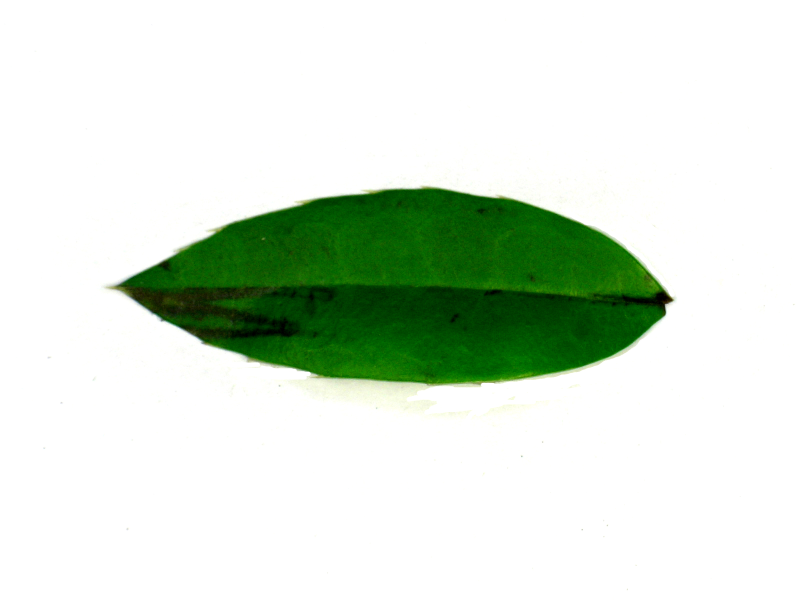
#> input picture leaves_data/10_Berberis_anhweiensis/1563.jpg, 1600 x 1200 px (shown at 1/2 size)
$ python -i preprocess.py   (imports and definitions only)
#> lines starting #> are read from the running program, lines starting #| are printed output that depends on the picture; after the words box and inside, x2 and y2 are one past the last pixel; in counts of white or black regions, pixels touching at a corner belong together
import cv2
import numpy as np

def preprocess_leaf_image(image_path, target_size=512):
#> called with target_size = 512
    img = cv2.imread(image_path)
#> img is the input picture: shape (1200, 1600, 3); mean B, G, R 213.4, 227.1, 215
    if img is None:
        return None

    # 1. Tách nền bằng Otsu (Tự động tìm ngưỡng)
    gray = cv2.cvtColor(img, cv2.COLOR_BGR2GRAY)
    blur = cv2.GaussianBlur(gray, (5, 5), 0)
    _, mask = cv2.threshold(blur, 0, 255, cv2.THRESH_BINARY_INV + cv2.THRESH_OTSU)
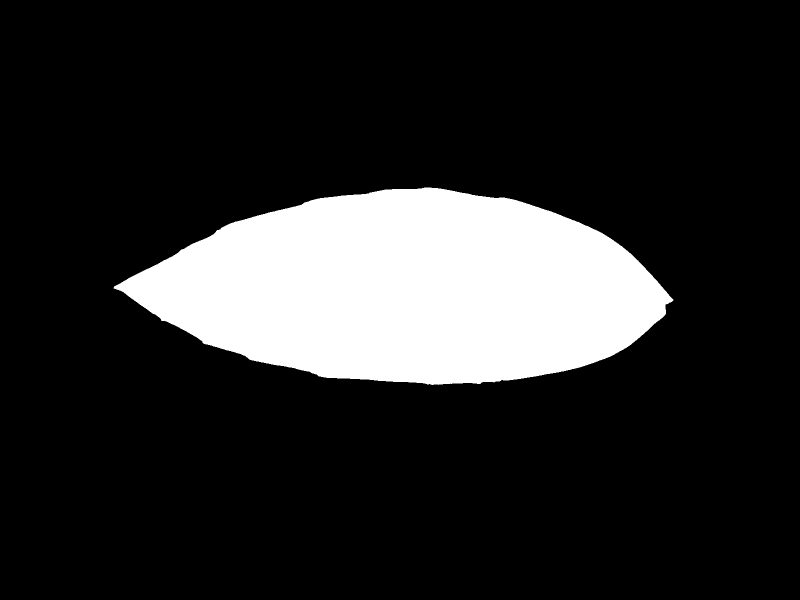
#> mask: shape (1200, 1600) (shown at 1/2 size); 16.1% white; 1 white region

    # 2. Tìm Contour lớn nhất
    contours, _ = cv2.findContours(mask, cv2.RETR_EXTERNAL, cv2.CHAIN_APPROX_SIMPLE)
#> contours = 1 contour; box (x1, y1, x2, y2) and area: (227, 375, 1347, 770) 307700
    if not contours:
        return None
    cnt = max(contours, key=cv2.contourArea)
#> cnt = contour of 1047 points, box (x1, y1, x2, y2) (227, 375, 1347, 770), area 307700

    # 3. Tính góc xoay dựa trên Moments (Trục chính của lá)
    M = cv2.moments(cnt)
#> M = moments, m00 307700, centre m10/m00, m01/m00 = (816.3, 578.1)
    # Tính góc phi (góc của trục chính)
    angle = 0.5 * np.arctan2(2 * M['mu11'], M['mu20'] - M['mu02'])
#> angle = 0.0203
    angle = np.degrees(angle) + 90  # Xoay để lá đứng dọc
#> angle = 91.16

    # 4. Thực hiện xoay ảnh (Dùng nền đen để không nhiễu GLCM)
    (h, w) = img.shape[:2]
#> h = 1200; w = 1600
    center = (M['m10'] / M['m00'], M['m01'] / M['m00'])
#> center = (816.3, 578.1)
    rot_mat = cv2.getRotationMatrix2D(center, angle, 1.0)
#> rot_mat = [[-0.0203, 1, 254.9], [-1, -0.0203, 1406.1]]
    rotated = cv2.warpAffine(img, rot_mat, (w, h), flags=cv2.INTER_LANCZOS4, borderMode=cv2.BORDER_CONSTANT, borderValue=(0,0,0))
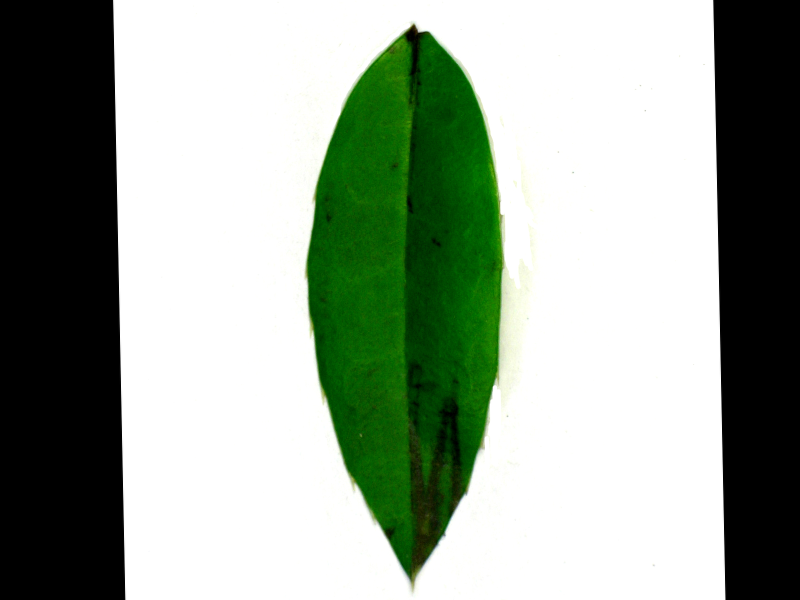
#> rotated: shape (1200, 1600, 3) (shown at 1/2 size); mean B, G, R 149.7, 163.4, 151.3

    # 5. Đảm bảo chóp lá hướng lên trên (Flip nếu cần)
    # Tách mask của ảnh đã xoay để kiểm tra trọng tâm
    gray_rot = cv2.cvtColor(rotated, cv2.COLOR_BGR2GRAY)
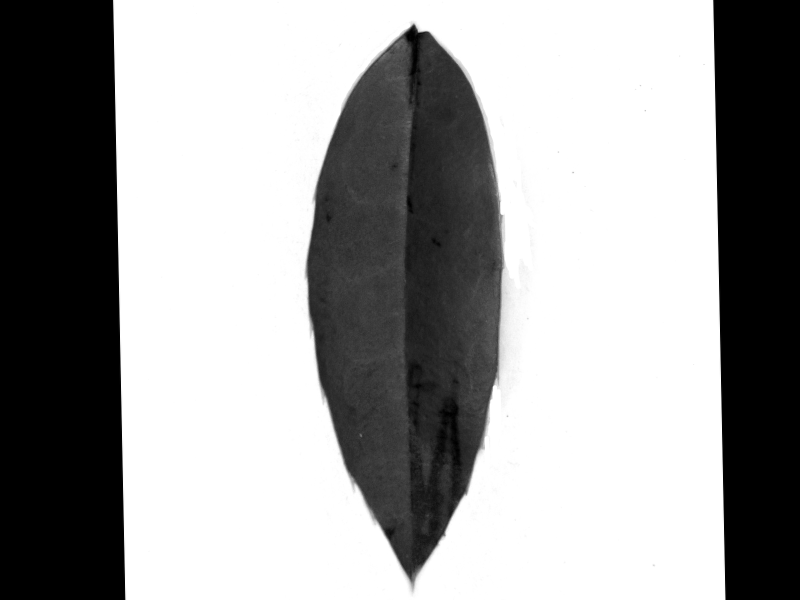
#> gray_rot: shape (1200, 1600) (shown at 1/2 size); min 0, max 255, mean 158.2
    _, mask_rot = cv2.threshold(gray_rot, 1, 255, cv2.THRESH_BINARY)
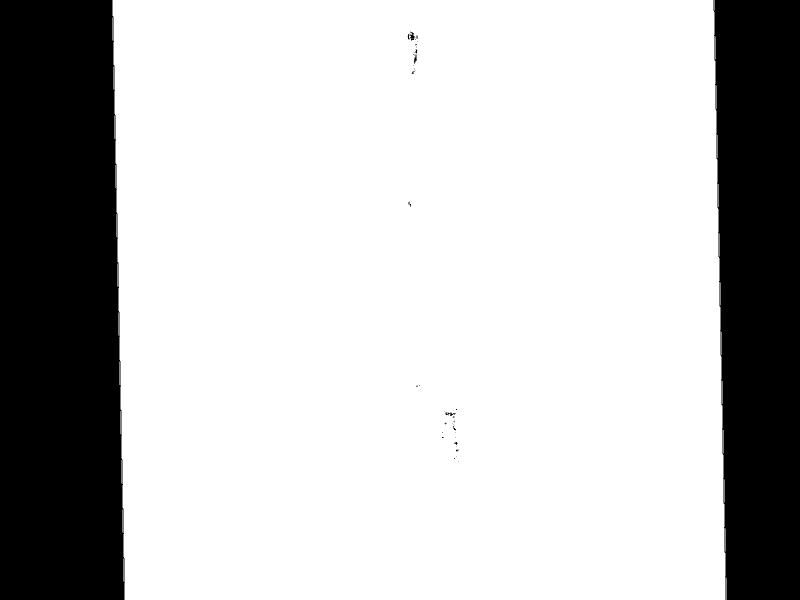
#> mask_rot: shape (1200, 1600) (shown at 1/2 size); 75.2% white; 45 black regions (35 under 20 px), largest, box (x1, y1, x2, y2) and area: (0, 0, 250, 1200) 284497, (1427, 0, 1600, 1200) 191792, (820, 63, 831, 81) 94

    # Cắt đôi mask theo chiều ngang và đếm pixel
    h_rot, w_rot = mask_rot.shape
#> h_rot = 1200; w_rot = 1600
    top_half = mask_rot[0:h_rot//2, :]
#> top_half: shape (600, 1600); 75.2% white; 22 black regions (15 under 20 px), largest, box (x1, y1, x2, y2) and area: (0, 0, 238, 600) 138592, (1427, 0, 1600, 600) 99553, (820, 63, 831, 81) 94
    bottom_half = mask_rot[h_rot//2:, :]
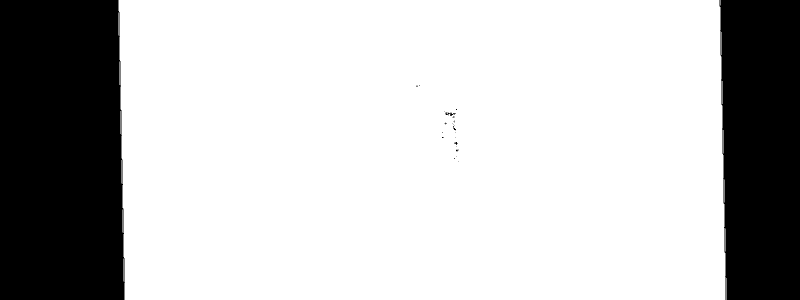
#> bottom_half: shape (600, 1600) (shown at 1/2 size); 75.2% white; 25 black regions (20 under 20 px), largest, box (x1, y1, x2, y2) and area: (0, 0, 250, 600) 145905, (1439, 0, 1600, 600) 92239, (891, 225, 912, 232) 65, (906, 251, 912, 261) 21, (909, 284, 915, 290) 20

    # Thông thường chóp lá nhọn hơn nên diện tích (số pixel trắng) sẽ ít hơn phần cuống
    if np.sum(top_half) > np.sum(bottom_half):
        rotated = cv2.rotate(rotated, cv2.ROTATE_180)
        mask_rot = cv2.rotate(mask_rot, cv2.ROTATE_180)

    # 6. Crop sát vật thể để loại bỏ vùng đen dư thừa
    coords = cv2.findNonZero(mask_rot)
#> coords = contour of 1443273 points, box (x1, y1, x2, y2) (224, 0, 1453, 1200), area 152
    x_c, y_c, w_c, h_c = cv2.boundingRect(coords)
#> x_c = 224; y_c = 0; w_c = 1229; h_c = 1200
    cropped = rotated[y_c:y_c+h_c, x_c:x_c+w_c]

    # 7. Resize và Padding vào Canvas cố định
    h_p, w_p = cropped.shape[:2]
#> h_p = 1200; w_p = 1229
    ratio = target_size / max(h_p, w_p)
#> ratio = 0.417
    new_size = (int(w_p * ratio), int(h_p * ratio))
#> new_size = (512, 499)
    resized = cv2.resize(cropped, new_size, interpolation=cv2.INTER_AREA)

    # Tạo canvas đen (Nền 0 tốt cho GLCM/LBP)
    final_canvas = np.zeros((target_size, target_size, 3), dtype=np.uint8)
    x_offset = (target_size - new_size[0]) // 2
#> x_offset = 0
    y_offset = (target_size - new_size[1]) // 2
#> y_offset = 6
    final_canvas[y_offset:y_offset+new_size[1], x_offset:x_offset+new_size[0]] = resized
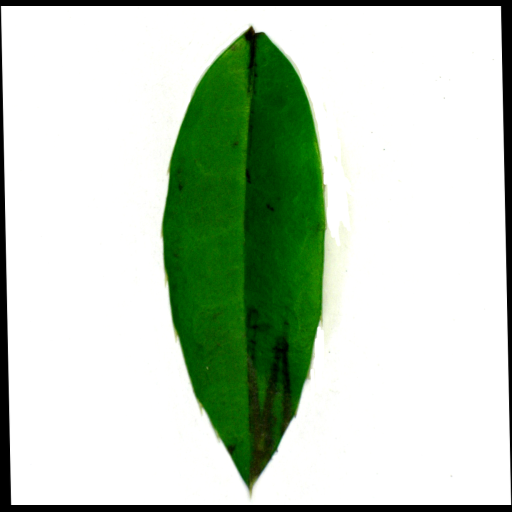
#> final_canvas: shape (512, 512, 3); mean B, G, R 190, 207.4, 191.9

    # 8. Chuyển sang ảnh xám và tăng cường Texture cho LBP/GLCM
    gray_final = cv2.cvtColor(final_canvas, cv2.COLOR_BGR2GRAY)
    clahe = cv2.createCLAHE(clipLimit=2.0, tileGridSize=(8,8))
    enhanced_img = clahe.apply(gray_final)
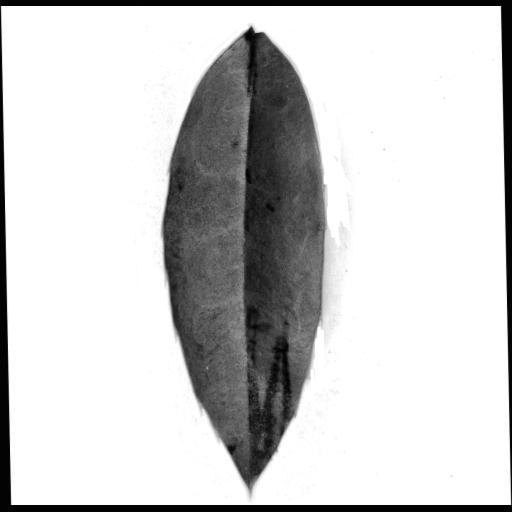
#> enhanced_img: shape (512, 512); min 0, max 255, mean 205.7

    return enhanced_img

>>> result = preprocess_leaf_image('../../../leaves_data/10_Berberis_anhweiensis/1563.jpg')

$ run again, on leaves_data/10_Berberis_anhweiensis/1569.jpg
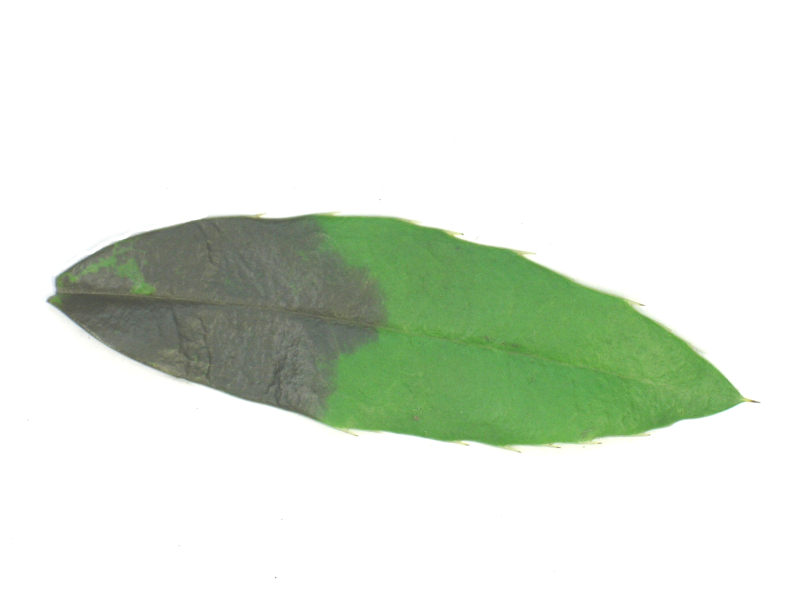
#> input picture leaves_data/10_Berberis_anhweiensis/1569.jpg, 1600 x 1200 px (shown at 1/2 size)
#> in preprocess_leaf_image, img is the input picture: shape (1200, 1600, 3); mean B, G, R 218.4, 230.1, 221.8
#> in preprocess_leaf_image, `_, mask = cv2.threshold(blur, 0, 255, cv2.THRESH_BINARY_INV + cv2.THRE..`:
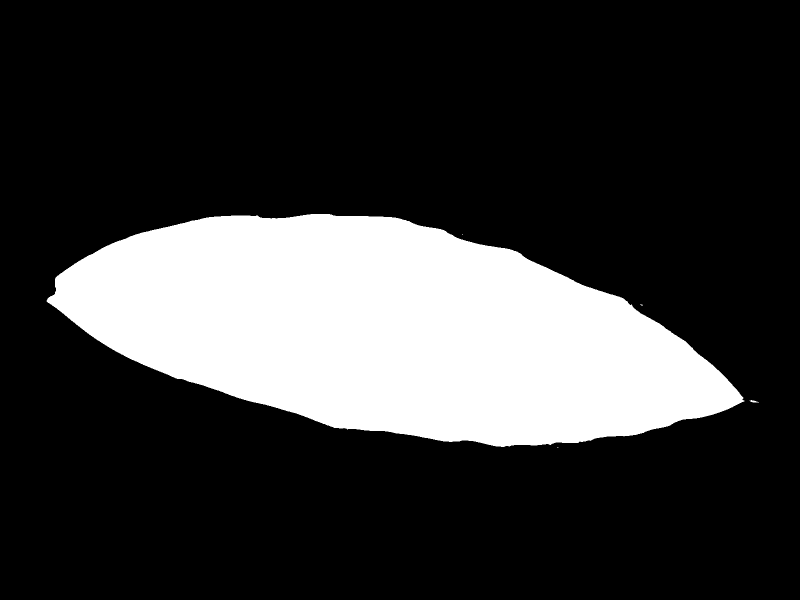
#> mask: shape (1200, 1600) (shown at 1/2 size); 22.2% white; 5 white regions (3 under 20 px)
#> contours = 5 contours, 3 with area under 20; largest, box (x1, y1, x2, y2) and area: (93, 428, 1489, 894) 424636, (1499, 800, 1518, 805) 31
#> cnt = contour of 1365 points, box (x1, y1, x2, y2) (93, 428, 1489, 894), area 424636
#> M = moments, m00 424636.5, centre m10/m00, m01/m00 = (776.6, 661)
#> in preprocess_leaf_image, `angle = 0.5 * np.arctan2(2 * M['mu11'], M['mu20'] - M['mu02'])`: angle = 0.165
#> in preprocess_leaf_image, `angle = np.degrees(angle) + 90`: angle = 99.48
#> center = (776.6, 661)
#> rot_mat = [[-0.165, 0.986, 252.5], [-0.986, -0.165, 1535.9]]
#> mask_rot: shape (1200, 1600); 76.2% white; 2 black regions, box (x1, y1, x2, y2) and area: (1213, 0, 1600, 1200) 342944, (0, 30, 196, 1200) 113776
#> top_half: shape (600, 1600); 76.2% white; 2 black regions, box (x1, y1, x2, y2) and area: (1213, 0, 1600, 600) 201519, (0, 30, 96, 600) 26888
#> bottom_half: shape (600, 1600); 76.2% white; 2 black regions, box (x1, y1, x2, y2) and area: (1313, 0, 1600, 600) 141425, (0, 0, 196, 600) 86888
#> coords = contour of 1463280 points, box (x1, y1, x2, y2) (0, 0, 1415, 1200), area 3566
#> x_c = 0; w_c = 1415; h_c = 1200
#> in preprocess_leaf_image, `gray_final = cv2.cvtColor(final_canvas, cv2.COLOR_BGR2GRAY)`:
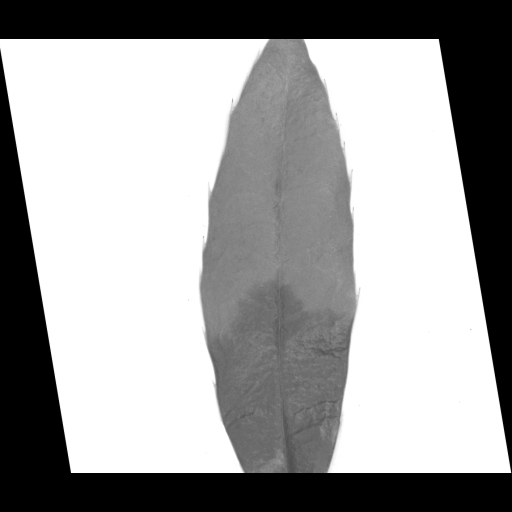
#> gray_final: shape (512, 512); min 0, max 255, mean 160

$ run again, on leaves_data/10_Berberis_anhweiensis/1576.jpg
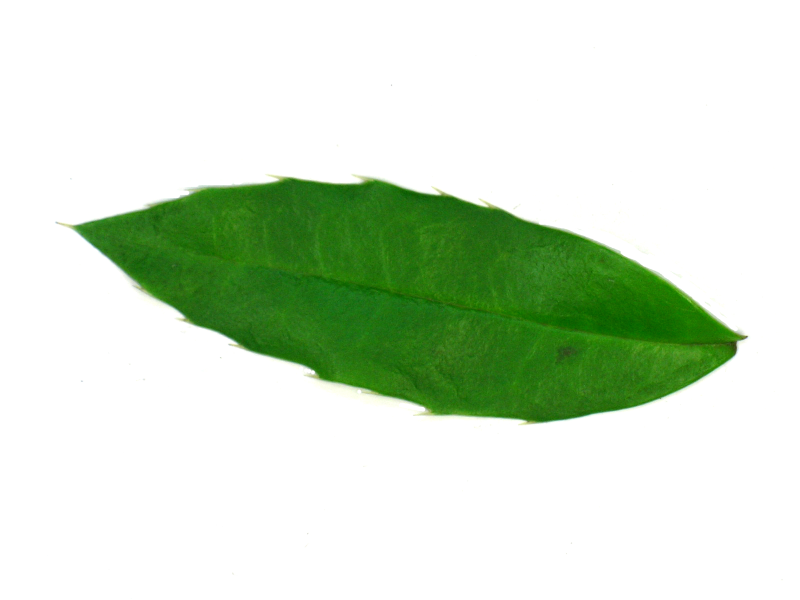
#> input picture leaves_data/10_Berberis_anhweiensis/1576.jpg, 1600 x 1200 px (shown at 1/2 size)
#> in preprocess_leaf_image, img is the input picture: shape (1200, 1600, 3); mean B, G, R 204.5, 225.4, 209.6
#> in preprocess_leaf_image, `_, mask = cv2.threshold(blur, 0, 255, cv2.THRESH_BINARY_INV + cv2.THRE..`:
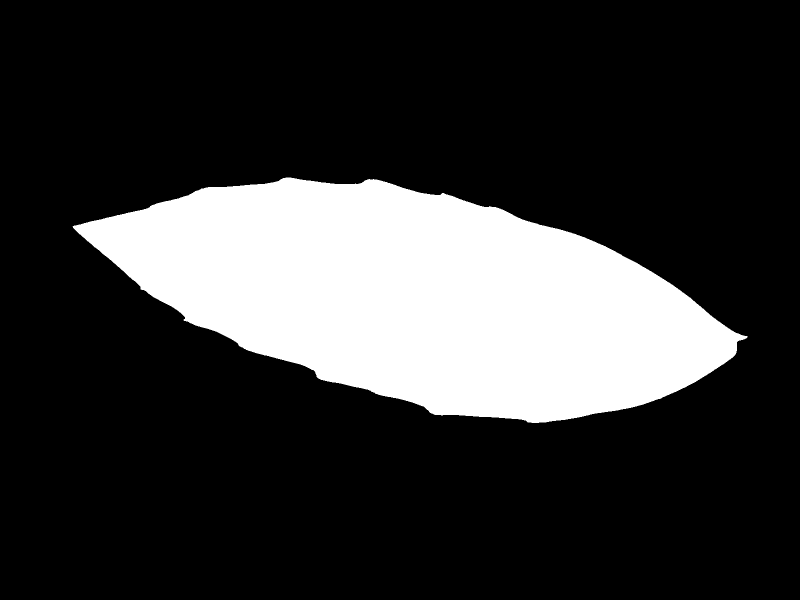
#> mask: shape (1200, 1600) (shown at 1/2 size); 21% white; 1 white region
#> contours = 1 contour; box (x1, y1, x2, y2) and area: (145, 355, 1495, 846) 402450
#> cnt = contour of 1365 points, box (x1, y1, x2, y2) (145, 355, 1495, 846), area 402450
#> M = moments, m00 402449.5, centre m10/m00, m01/m00 = (839.2, 594.5)
#> in preprocess_leaf_image, `angle = 0.5 * np.arctan2(2 * M['mu11'], M['mu20'] - M['mu02'])`: angle = 0.199
#> in preprocess_leaf_image, `angle = np.degrees(angle) + 90`: angle = 101.4
#> center = (839.2, 594.5)
#> rot_mat = [[-0.198, 0.98, 422.7], [-0.98, -0.198, 1534.8]]
#> mask_rot: shape (1200, 1600); 76.7% white; 2 black regions, box (x1, y1, x2, y2) and area: (0, 0, 354, 1200) 278668, (1337, 0, 1600, 1200) 168736
#> top_half: shape (600, 1600); 76.7% white; 2 black regions, box (x1, y1, x2, y2) and area: (1337, 0, 1600, 600) 120748, (0, 0, 233, 600) 102954
#> bottom_half: shape (600, 1600); 76.7% white; 2 black regions, box (x1, y1, x2, y2) and area: (0, 0, 354, 600) 175714, (1459, 0, 1600, 600) 47988
#> coords = contour of 1472596 points, box (x1, y1, x2, y2) (110, 0, 1582, 1200), area 232
#> x_c = 110; y_c = 0; w_c = 1472; h_c = 1200
#> in preprocess_leaf_image, `gray_final = cv2.cvtColor(final_canvas, cv2.COLOR_BGR2GRAY)`:
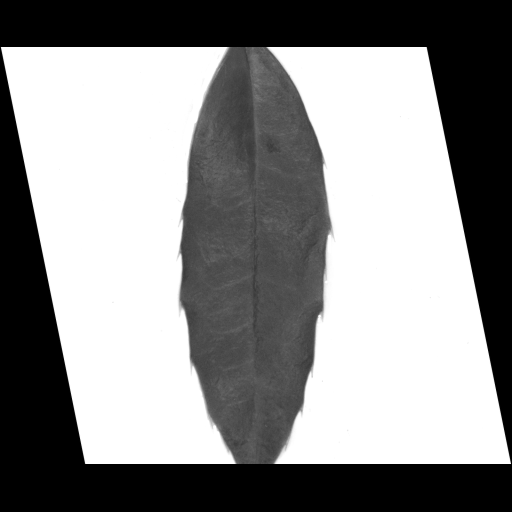
#> gray_final: shape (512, 512); min 0, max 255, mean 141
